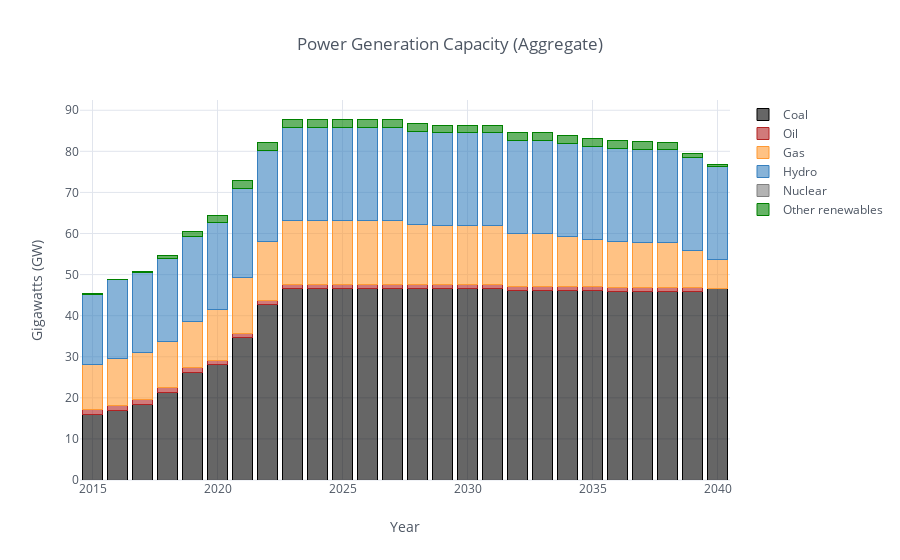

Notebook source saved alongside this figure:
### Code cell
# Power generation capacity (Aggregated)
cap_agg_df = pd.DataFrame(columns=agg_col)
cap_agg_df.insert(0,'y',cap_df['y'])
cap_agg_df  = cap_agg_df.fillna(0.00)

for each in agg_col:
    for tech_exists in agg_col[each]:
        if tech_exists in cap_df.columns:
            cap_agg_df[each] = cap_agg_df[each] + cap_df[tech_exists]
            cap_agg_df[each] = cap_agg_df[each].round(2)

df_plot(cap_agg_df,'Gigawatts (GW)','Power Generation Capacity (Aggregate)')

### Figure 1 — Plotly figure (JSON) as saved in the notebook; plotly's stock layout.template omitted (floating-point values rounded to 4 significant figures)
{"data": [{"marker": {"color": "rgba(0, 0, 0, 0.6)", "line": {"color": "rgba(0, 0, 0, 1.0)", "width": 1}}, "name": "Coal", "orientation": "v", "text": "", "type": "bar", "uid": "9babd623-a311-41e1-9143-feee5b848513", "x": [2015, 2016, 2017, 2018, 2019, 2020, 2021, 2022, 2023, 2024, 2025, 2026, 2027, 2028, 2029, 2030, 2031, 2032, 2033, 2034, 2035, 2036, 2037, 2038, 2039, 2040], "y": [15.92, 17.03, 18.46, 21.31, 26.12, 28.21, 34.67, 42.65, 46.63, 46.63, 46.63, 46.63, 46.63, 46.63, 46.63, 46.63, 46.63, 46.03, 46.03, 46.03, 46.03, 45.92, 45.81, 45.81, 45.81, 46.68]}, {"marker": {"color": "rgba(178, 34, 34, 0.6)", "line": {"color": "rgba(178, 34, 34, 1.0)", "width": 1}}, "name": "Oil", "orientation": "v", "text": "", "type": "bar", "uid": "4feafcf4-37e8-4c25-81ef-71649c68b03b", "x": [2015, 2016, 2017, 2018, 2019, 2020, 2021, 2022, 2023, 2024, 2025, 2026, 2027, 2028, 2029, 2030, 2031, 2032, 2033, 2034, 2035, 2036, 2037, 2038, 2039, 2040], "y": [1.18, 1.18, 1.18, 1.18, 1.18, 0.99, 0.99, 0.99, 0.99, 0.99, 0.99, 0.99, 0.99, 0.99, 0.99, 0.99, 0.99, 0.99, 0.99, 0.99, 0.99, 0.99, 0.99, 0.99, 0.99, 0]}, {"marker": {"color": "rgba(255, 153, 51, 0.6)", "line": {"color": "rgba(255, 153, 51, 1.0)", "width": 1}}, "name": "Gas", "orientation": "v", "text": "", "type": "bar", "uid": "5b479a38-2f0f-48ed-9bf0-a0d7e9cef404", "x": [2015, 2016, 2017, 2018, 2019, 2020, 2021, 2022, 2023, 2024, 2025, 2026, 2027, 2028, 2029, 2030, 2031, 2032, 2033, 2034, 2035, 2036, 2037, 2038, 2039, 2040], "y": [11.08, 11.28, 11.28, 11.28, 11.28, 12.23, 13.73, 14.48, 15.55, 15.55, 15.55, 15.55, 15.55, 14.6, 14.23, 14.23, 14.23, 13.06, 13.06, 12.32, 11.58, 11.12, 11.12, 11.12, 9.11, 7.11]}, {"marker": {"color": "rgba(55, 128, 191, 0.6)", "line": {"color": "rgba(55, 128, 191, 1.0)", "width": 1}}, "name": "Hydro", "orientation": "v", "text": "", "type": "bar", "uid": "69f0fb3a-ffe2-45bb-acb8-4e4c124c5cf1", "x": [2015, 2016, 2017, 2018, 2019, 2020, 2021, 2022, 2023, 2024, 2025, 2026, 2027, 2028, 2029, 2030, 2031, 2032, 2033, 2034, 2035, 2036, 2037, 2038, 2039, 2040], "y": [17.09, 19.26, 19.68, 20.18, 20.65, 21.19, 21.68, 22.04, 22.75, 22.75, 22.75, 22.63, 22.63, 22.63, 22.63, 22.63, 22.63, 22.63, 22.63, 22.63, 22.63, 22.63, 22.63, 22.63, 22.63, 22.63]}, {"marker": {"color": "rgba(128, 128, 128, 0.6)", "line": {"color": "rgba(128, 128, 128, 1.0)", "width": 1}}, "name": "Nuclear", "orientation": "v", "text": "", "type": "bar", "uid": "7dfb5c2d-44c9-476d-9701-577ec3a379cf", "x": [2015, 2016, 2017, 2018, 2019, 2020, 2021, 2022, 2023, 2024, 2025, 2026, 2027, 2028, 2029, 2030, 2031, 2032, 2033, 2034, 2035, 2036, 2037, 2038, 2039, 2040], "y": [0, 0, 0, 0, 0, 0, 0, 0, 0, 0, 0, 0, 0, 0, 0, 0, 0, 0, 0, 0, 0, 0, 0, 0, 0, 0]}, {"marker": {"color": "rgba(0, 128, 0, 0.6)", "line": {"color": "rgba(0, 128, 0, 1.0)", "width": 1}}, "name": "Other renewables", "orientation": "v", "text": "", "type": "bar", "uid": "ad11f3ac-c792-4bdc-ada8-83b10ccdb1e7", "x": [2015, 2016, 2017, 2018, 2019, 2020, 2021, 2022, 2023, 2024, 2025, 2026, 2027, 2028, 2029, 2030, 2031, 2032, 2033, 2034, 2035, 2036, 2037, 2038, 2039, 2040], "y": [0.11, 0.14, 0.2, 0.65, 1.14, 1.65, 1.95, 1.95, 1.95, 1.95, 1.95, 1.95, 1.95, 1.93, 1.93, 1.93, 1.93, 1.93, 1.93, 1.93, 1.93, 1.93, 1.93, 1.48, 0.99, 0.47]}], "layout": {"barmode": "stack", "legend": {"bgcolor": "#FFFFFF", "font": {"color": "#4D5663"}, "traceorder": "normal"}, "paper_bgcolor": "#FFFFFF", "plot_bgcolor": "#FFFFFF", "title": {"font": {"color": "#4D5663"}, "text": "Power Generation Capacity (Aggregate)"}, "xaxis": {"gridcolor": "#E1E5ED", "showgrid": true, "tickfont": {"color": "#4D5663"}, "title": {"font": {"color": "#4D5663"}, "text": "Year"}, "zerolinecolor": "#E1E5ED"}, "yaxis": {"gridcolor": "#E1E5ED", "showgrid": true, "tickfont": {"color": "#4D5663"}, "title": {"font": {"color": "#4D5663"}, "text": "Gigawatts (GW)"}, "zerolinecolor": "#E1E5ED"}}}
